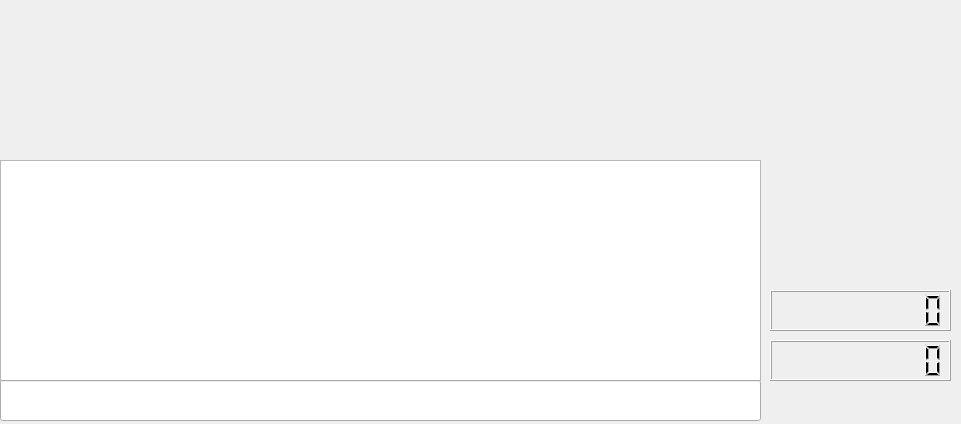
<?xml version="1.0" encoding="UTF-8"?>
<ui version="4.0">
 <class>IWExtern</class>
 <widget class="QWidget" name="IWExtern">
  <property name="geometry">
   <rect>
    <x>0</x>
    <y>0</y>
    <width>961</width>
    <height>424</height>
   </rect>
  </property>
  <property name="windowTitle">
   <string>Dialog</string>
  </property>
  <widget class="QwtPlot" name="qwtPlotA">
   <property name="geometry">
    <rect>
     <x>0</x>
     <y>10</y>
     <width>461</width>
     <height>151</height>
    </rect>
   </property>
  </widget>
  <widget class="QTextEdit" name="_DisplayBox_Msg">
   <property name="geometry">
    <rect>
     <x>0</x>
     <y>160</y>
     <width>761</width>
     <height>221</height>
    </rect>
   </property>
   <property name="font">
    <font>
     <family>Sans Serif</family>
     <pointsize>16</pointsize>
     <stylestrategy>PreferDefault</stylestrategy>
    </font>
   </property>
   <property name="readOnly">
    <bool>true</bool>
   </property>
  </widget>
  <widget class="QLineEdit" name="colorLabel">
   <property name="geometry">
    <rect>
     <x>0</x>
     <y>380</y>
     <width>761</width>
     <height>41</height>
    </rect>
   </property>
   <property name="font">
    <font>
     <pointsize>18</pointsize>
     <weight>75</weight>
     <bold>true</bold>
    </font>
   </property>
   <property name="readOnly">
    <bool>true</bool>
   </property>
  </widget>
  <widget class="QLCDNumber" name="LCDDisplay_2">
   <property name="geometry">
    <rect>
     <x>770</x>
     <y>340</y>
     <width>181</width>
     <height>41</height>
    </rect>
   </property>
   <property name="smallDecimalPoint">
    <bool>true</bool>
   </property>
   <property name="numDigits">
    <number>8</number>
   </property>
   <property name="mode">
    <enum>QLCDNumber::Dec</enum>
   </property>
  </widget>
  <widget class="QwwLed" name="P1_led_y3">
   <property name="geometry">
    <rect>
     <x>880</x>
     <y>220</y>
     <width>41</width>
     <height>41</height>
    </rect>
   </property>
  </widget>
  <widget class="QwwLed" name="P1_led_x2">
   <property name="geometry">
    <rect>
     <x>830</x>
     <y>170</y>
     <width>41</width>
     <height>51</height>
    </rect>
   </property>
  </widget>
  <widget class="QwwLed" name="P1_led_x1">
   <property name="geometry">
    <rect>
     <x>780</x>
     <y>170</y>
     <width>41</width>
     <height>51</height>
    </rect>
   </property>
  </widget>
  <widget class="QwwLed" name="P1_led_y2">
   <property name="geometry">
    <rect>
     <x>830</x>
     <y>220</y>
     <width>41</width>
     <height>41</height>
    </rect>
   </property>
  </widget>
  <widget class="QwwLed" name="P1_led_x3">
   <property name="geometry">
    <rect>
     <x>880</x>
     <y>170</y>
     <width>41</width>
     <height>51</height>
    </rect>
   </property>
  </widget>
  <widget class="QwwLed" name="P1_led_y1">
   <property name="geometry">
    <rect>
     <x>780</x>
     <y>220</y>
     <width>41</width>
     <height>41</height>
    </rect>
   </property>
  </widget>
  <widget class="QwtPlot" name="qwtPlotB">
   <property name="geometry">
    <rect>
     <x>470</x>
     <y>10</y>
     <width>481</width>
     <height>151</height>
    </rect>
   </property>
  </widget>
  <widget class="QLCDNumber" name="LCDDisplay_1">
   <property name="geometry">
    <rect>
     <x>770</x>
     <y>290</y>
     <width>181</width>
     <height>41</height>
    </rect>
   </property>
   <property name="smallDecimalPoint">
    <bool>true</bool>
   </property>
   <property name="numDigits">
    <number>8</number>
   </property>
   <property name="mode">
    <enum>QLCDNumber::Dec</enum>
   </property>
  </widget>
 </widget>
 <customwidgets>
  <customwidget>
   <class>QwwLed</class>
   <extends>QWidget</extends>
   <header>qwwled.h</header>
  </customwidget>
  <customwidget>
   <class>QwtPlot</class>
   <extends>QFrame</extends>
   <header>qwt_plot.h</header>
   <container>1</container>
  </customwidget>
 </customwidgets>
 <resources/>
 <connections/>
</ui>
